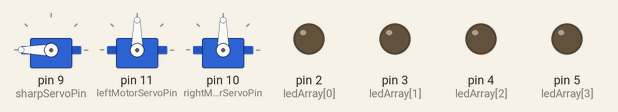
Bench run of a sketch on a simulated Arduino Uno, built with avr-gcc and run on an emulated ATmega328P. On the bench: 3 × servo, output pins drawn as LEDs (lit = HIGH).

Above: at 0.1 s.
At 2.1 s:
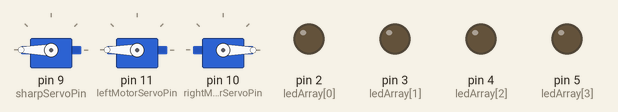
Timing chart, 0 to 3.6 s (numbered marks = the images above):
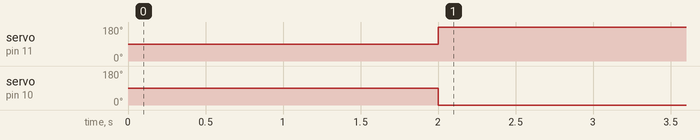

The sketch:

all_together_mess.ino
```cpp
// these programs use detection and move functions to make the robot fight properly

// Overview :   1. Sensor Functions
//              2. Motor  Functions
//              3. Setup & Main

//GENERAL
#include <Servo.h>

int ledArray [] = {2, 3, 4, 5};
int sizeOfLedArray = 4;

// CONSTANTS FOR DETECTION
// ULtrasonic
int ultrasonicTrigPin = 7;              // the pin that sends the signal
int ultrasonicEchoPin = 6;              // the pin that receives the signal
int ultrasonicNbMeasurements = 4;      // the nb of measurements to take the average of
int ultrasonicDistanceTreshold = 100;
// Sharp IR
int sharpServoPin = 9;
int sharpSensorPin = A0;
int sharpDistanceThreshold = 30;    //acceptable target detection: 30 cm
int scanAngle = 180;        // start at the left
int sharpAngleStep = 2; // the step at whch the servo angle changes
Servo sharpServo;               // create servo object to control a servo

//motors
Servo leftMotor;
int leftMotorServoPin = 11;
Servo rightMotor;
int rightMotorServoPin = 10;
int leftMotorValue = 0;
int rightMotorValue = 0;


//################################################################################################################################
//############################################  1. Sensor Functions   ###############################################################
//################################################################################################################################


//------------- Ultrasonic ------------------

int getUltrasonicDistance ( int ultrasonicTrigPin, int ultrasonicEchoPin ) //get the average of several measurements to be more accurate.
{
    Serial.println ( "beaming..." );
    float distance = 0.0;
    for ( int i = 0; i < ultrasonicNbMeasurements; i++ ) {
        distance += getUltrasonicDistanceOnce ( ultrasonicTrigPin, ultrasonicEchoPin );
    }
    distance = distance / ( ultrasonicNbMeasurements / 1.0 ); //take the average (using floating point calculations)
    Serial.println ( distance );
    // lightLedsDistance(distance,ledArray);
    // delay(recoverTime);
    return ( int ) distance;
}

int getUltrasonicDistanceOnce ( int ultrasonicTrigPin, int ultrasonicEchoPin )
{
    int ultrasonicRecoverTime = 10;        // the sensor needs some time to recover
    delay ( ultrasonicRecoverTime );                        // Make sure the senor is in a proper state before measuring
    int duration, inches, cm;
    ping ( ultrasonicTrigPin );                   // The PING))) is triggered by a HIGH pulse of several (10) microseconds.
    duration = pulseIn ( ultrasonicEchoPin, HIGH ); // Get the time till the signal returns.
    // convert the time into a distance
    cm = ( int ) ( microsecondsToCentimeters ( duration ) );
    return cm;
}

void ping ( int TrigPin )                       // The PING))) is triggered by a HIGH pulse of several (10) microseconds. give a short LOW before to get a clean pulse.
{
    digitalWrite ( TrigPin, LOW );
    delayMicroseconds ( 2 );
    digitalWrite ( TrigPin, HIGH );
    delayMicroseconds ( 10 );
    digitalWrite ( TrigPin, LOW );
}

float microsecondsToCentimeters ( int microseconds )
{
    // The speed of sound is 340 m/s or 29 microseconds per centimeter. return a float.ajhiiyi ube
    // The ping travels out and back, so *0.5 .
    return microseconds / 29.0 / 2;
}

//-------------------------------  SHARP IR  -------------------------------------------------

// turn sensor until object found. return 1 if target found. Also return the angle.
// if nothing found (sensor reaches 180 degrees), return 0 and the angle. Other functions see that nothing is detected.
void scan ( int results [] )
{
    results[0] = false;
    results[1] = 10 * sharpDistanceThreshold;
    if ( scanAngle < 5 || scanAngle > 175 ) { //reached the end, turn the other way around
        sharpAngleStep = -sharpAngleStep;
    }
    int targetDistance = convertAnalogToDistance ( analogRead ( sharpSensorPin ) ); //check sensor
    while ( targetDistance > sharpDistanceThreshold  && scanAngleOk() ) {       // no object detected, keep scanning till the other side
        scanAngle += sharpAngleStep;
        sharpServo.write ( scanAngle );
        targetDistance = convertAnalogToDistance ( analogRead ( sharpSensorPin ) ); //check sensor
        delay ( 2 );
    }
    if ( targetDistance < sharpDistanceThreshold ) { //enemy detected
        results[0] = true;
        results[1] = targetDistance;
    }
}

boolean scanAngleOk()
{
    if ( scanAngle > 5 && scanAngle < 175 ) {
        return true;
    } else {
        return false;
    }
}

int convertAnalogToDistance ( int sensorValue )                        // interpolation of sensor values to distances using the datasheet of the Sharp 40cm IR rangefinder.
{
    float distance;
    if ( sensorValue > 307 ) {
        distance = ( int ) ( sensorValue - 800 ) / -61.0;
    } else
        if ( sensorValue > 164 ) {
            distance = ( int ) ( sensorValue - 450 ) / -18.0;
        } else
            if ( sensorValue > 80 ) {
                distance = ( int ) ( sensorValue - 230 ) / -4.0;
            } else {
                distance = 40;
            }
    return distance;
}

//################################################################################################################################
//############################################  2. Motor Functions   ###############################################################
//################################################################################################################################

// --------- low-level move (motorControl) functions ----------

//turn the motors on
void turnOnMotors ( int leftDirection, int leftSpeedPercent, int rightDirection, int rightSpeedPercent )
{
    turnOnMotor ( leftDirection,  leftMotor , leftSpeedPercent );
    turnOnMotor ( rightDirection, rightMotor, rightSpeedPercent );
}

void turnOnMotor ( int motorDirection, Servo servo, int speedPercent ) // Pulse widths above the rest point => counterclock rotation, speed increasing as pulse width increases;                                                            // Pulse widths below the rest point => clockwise rotation, speed increasing as pulse width decreases.
{
    int offsetsign = -1;
    if ( motorDirection == 1 ) { //1 means forward; the servo's need command > 90 for that
        offsetsign = 1;
    }
    servo.write ( 90 + offsetsign * ( speedPercent * 85 / 100.0 ) ); // sets the value (range from 0 to 180). /100 because percent; *85 because the servo can only go in the interval [90 - 85; 90 + 85]
}

void turnOffMotor ( Servo servo )
{
    servo.write ( 90 );
}

//--------  high-level move functions  -----------------
void motorControl()
{
    int leftMotorDirection = 0;
    int rightMotorDirection = 0;
    if ( leftMotorValue > 0 ) { //1 means forward; the servo's need command > 90 for that
        leftMotorDirection = 1;
    }
    if ( rightMotorValue > 0 ) { //1 means forward; the servo's need command > 90 for that
        int rightMotorDirection = 1;
    }
    turnOnMotors ( leftMotorDirection, leftMotorValue, rightMotorDirection, rightMotorValue );
}

void stop()
{
    leftMotorValue = 0;
    rightMotorValue = 0;
    motorControl();
}

void attack()
{
    leftMotorValue = 100;
    rightMotorValue = 100;
    motorControl();
}

void forward()
{
    leftMotorValue = 50;
    rightMotorValue = 50;
    motorControl();
}

void backward()
{
    leftMotorValue = -100;
    rightMotorValue = -100;
    motorControl();
}

void evadeBackward()
{
    backward();
    turnMoving ( -30 );
    delay ( 1000 );
    attack();
}

void turnMoving ( int degres )     // forward is 0 degrees; clockwise is >0; degres better not out of [-180,180] interval (except for showing off :D)
{
    if ( degres >= 0 )  {      // turn right
        leftMotorValue  = 100;
        rightMotorValue = 100 - degres;  //turn sharper if degres is large.
        motorControl();
    } else {
        leftMotorValue  = 100 - degres;
        rightMotorValue = 100;
        motorControl();
    }                       //take a moment to let the motors work
}

void turnInPlace ( int degres )
{
    if ( degres >= 0 )  {      // turn right
        leftMotorValue  =   degres;
        rightMotorValue = - degres;  //turn sharper if degres is large.
        motorControl();
    } else {
        leftMotorValue  = - degres;
        rightMotorValue =   degres;
        motorControl();
    }
}

//------------------------------------  EXTRAS  -----------------------------------------
void countdown ( int seconds )
{
    if (seconds>=1){seconds = seconds - 1;}
    // time between led turnoffs
    float waitTime = (float)seconds/sizeOfLedArray;
    Serial.println(waitTime);

    // turn all leds on
    for ( int i = 0; i < sizeOfLedArray; i++ ) {
        digitalWrite ( ledArray[i], HIGH );
    }

    // turn leds off one by one
    for ( int i = sizeOfLedArray; i >= 0; i-- ) {
        digitalWrite ( ledArray[i], LOW );
        delay ( 1000*waitTime );
    }

    delay (1000);
    //flicker 3 times (total 1 second)
    for ( int j = 0; j < 3; j++ ) {
        for ( int i = 0; i < sizeOfLedArray; i++ ) {
            digitalWrite ( ledArray[i], HIGH );
        }
        delay ( 233 );
        for ( int i = 0; i < sizeOfLedArray; i++ ) {
            digitalWrite ( ledArray[i], LOW );
        }
        delay ( 100 );
    }
}


//----- lighting the leds, nb of leds lit is related to distance measured ------
void lightLedsDistance ( float distance, int  ledArray[] )
{
    // map inversely to the number of leds on: all on means close by
    int distanceMapped = map ( distance, 0, 170, sizeOfLedArray - 1, 0 );
    distanceMapped = constrain ( distanceMapped, 0, sizeOfLedArray - 1 );
    //Serial.println(distanceMapped);
    for ( int i = 0; i < distanceMapped; i++ ) {
        digitalWrite ( ledArray[i], HIGH );
    }
    for ( int i = distanceMapped; i < sizeOfLedArray; i++ ) {
        digitalWrite ( ledArray[i], LOW );
    }
}


//################################################################################################################################
//############################################  3. Setup &  Main   #################################################################
//################################################################################################################################

void setup()
{
    Serial.begin ( 9600 );
    pinMode ( ultrasonicEchoPin,  INPUT );
    pinMode ( sharpSensorPin,     INPUT );
    pinMode ( ultrasonicTrigPin,  OUTPUT );
    pinMode ( sharpServoPin,      OUTPUT );
    pinMode ( leftMotorServoPin,  OUTPUT );
    pinMode ( rightMotorServoPin, OUTPUT );
    for ( int i = 0; i < sizeOfLedArray; i++ ) { // set the led pins as outputs
        pinMode ( ledArray[i],    OUTPUT );
    }

    sharpServo.attach( sharpServoPin );
    leftMotor.attach ( leftMotorServoPin );
    rightMotor.attach( rightMotorServoPin );
    sharpServo.write ( scanAngle );
    Serial.begin(9600);
    //  delay(5000);
    //  countdown(sizeOfLedArray);
}

void loop()
{
    // first, look in front with the ultrasonic sensor.
    //if it detects an enemy, attack forward
    //else, scan with the Sharp.
    //      if it detects, turn and attack
    //      else, move forward and repeat the process
    //  int ultrasonicDistance = getUltrasonicDistance(ultrasonicTrigPin, ultrasonicEchoPin);
    //  if (ultrasonicDistance > ultrasonicDistanceTreshold){   // no object is found in front
    //    int results [] = scan();                              // scan with sharp to look around.
    //    boolean found= results[0];                            // 1 if sharp found anything, 0 else
    //    int scanAngle= results[1];                            // only use this if found == true
    //  int results[2];
    //  scan(results);
    //  boolean found= results[0];
    //  int scanAngle= results[1];
    //
    //  if (found){
    //    turn(90 - scanAngle);         // turn to face the enemy
    //    attack();
    //  }
    //  else {
    //    forward();                                        // move forward and start again
    //  }
    //  //  }
    //  //  else {// an object is found with the ultrasonic in front with the ultrasonic
    //  //    attack();
    //  //  }
    //  stop();
    stop();
    delay(2000);
    rightMotor.write ( 0 );
    leftMotor.write ( 180 );
    delay(2000);
}
```

Measured:
- by itself, servo on pin 11 (leftMotorServoPin): 90° → 180° at 2.0 s
- by itself, servo on pin 10 (rightMotorServoPin): 90° → 0° at 2.0 s
